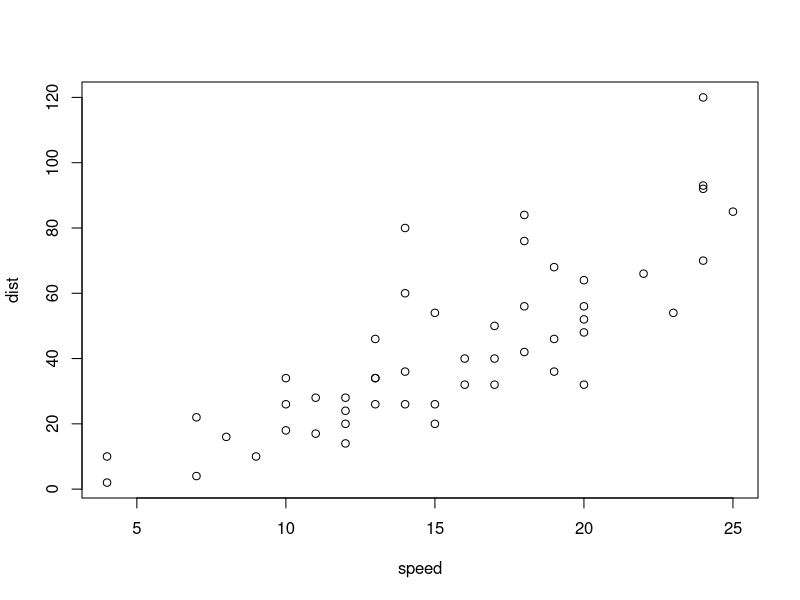
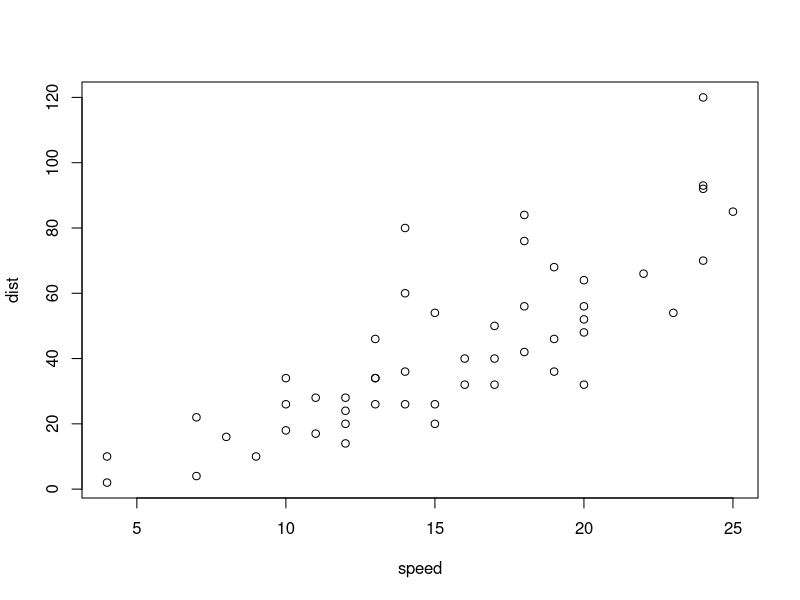
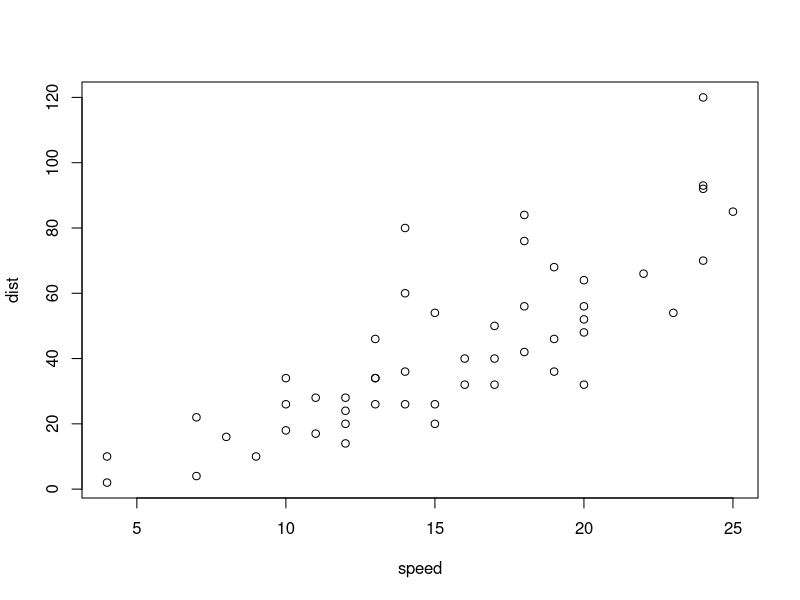
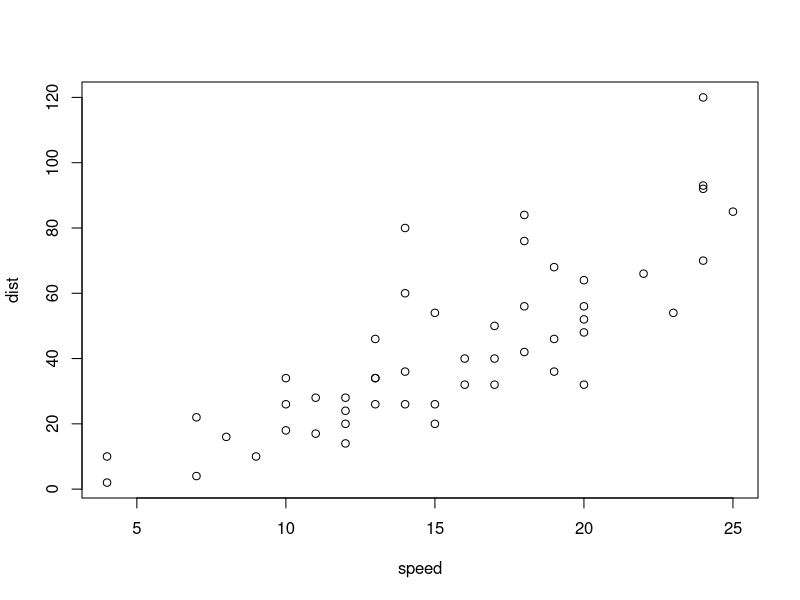

These charts were generated, in order, by the following R code:
## ---- chunk 1

plot(cars)
## ---- chunk 2

plot(cars)
## ---- chunk 3

plot(cars)

## ---- chunk 4

plot(cars)
